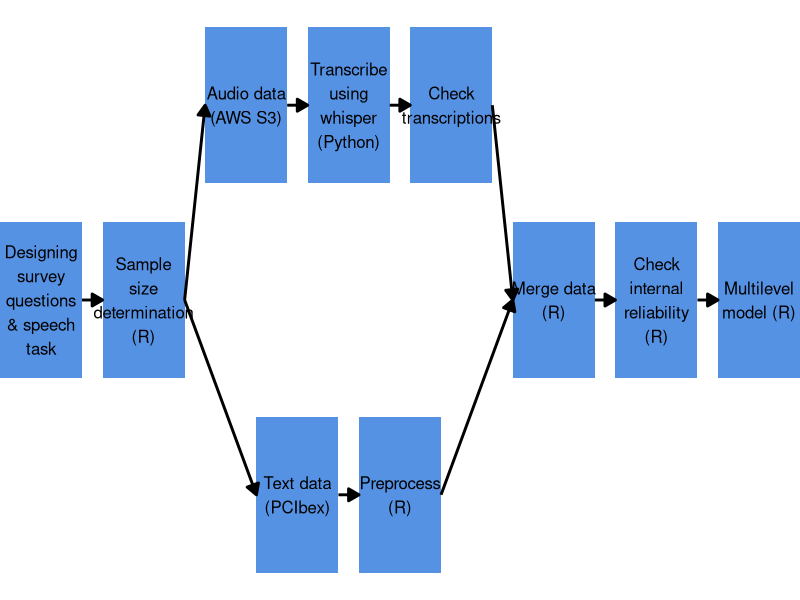

This figure's R source:
## ---- chunk 1
#| label: setup

library(tidyverse)  # general data wrangling and plots
library(igraph)  # calculate flowchart positions
library(RColorBrewer)  # color scheme

theme_blue <- "#5692e4"  # revealjs theme blue
## ---- chunk 2
#| label: pipeline-data

# calculate data structure for flowchart using this tutorial:
# https://www.r-bloggers.com/2022/06/creating-flowcharts-with-ggplot2/
pipeline_start <- tribble(
  ~from, ~to,
  "Designing survey questions & speech task", "Sample size determination (R)",
  "Sample size determination (R)", "Text data (PCIbex)",
  "Sample size determination (R)", "Audio data (AWS S3)",
  "Text data (PCIbex)", "Preprocess (R)",
  "Audio data (AWS S3)", "Transcribe using whisper (Python)",
  "Transcribe using whisper (Python)", "Check transcriptions",
  "Preprocess (R)", "Merge data (R)",
  "Check transcriptions", "Merge data (R)",
  "Merge data (R)", "Check internal reliability (R)",
  "Check internal reliability (R)", "Multilevel model (R)"
)

pipeline_graph <- graph_from_data_frame(pipeline_start, directed = TRUE)
pipeline_tree <-  layout_as_tree(pipeline_graph)

pipeline_nodes <- pipeline_tree |>
  as_tibble(.name_repair = "unique") |>
  rename(y = 1, x = 2) |>
  mutate(
    label = vertex_attr(pipeline_graph, "name"),
    x = x * -1,
    xmin = x - 0.4,
    xmax = x + 0.4,
    ymin = y - 0.2,
    ymax = y + 0.2
  ) |>
  relocate(c(label, x, y), .before = 0) |>
  mutate(across(
    starts_with("y"),
    \(x) ifelse(
      str_detect(label, "(Merge)|(internal)|(Multilevel)"),
      x + 0.5, x
    )
  )) |>
  mutate(across(
    starts_with("x"),
    \(x) case_when(
      str_detect(label, "(Merge)|(internal)|(Multilevel)") ~ x + 1,
      str_detect(label, "(Text)|(Preprocess)") ~ x + 0.5,
      .default = x
    )
  ))

pipeline_edges <- pipeline_start |>
  mutate(id = row_number()) |>
  pivot_longer(cols = c("from", "to"), names_to = "s_e", values_to = "label") |>
  left_join(pipeline_nodes, by = "label") |>
  mutate(x = ifelse(s_e == "from", xmax, xmin)) |>
  select(id, s_e, x, y)
## ---- chunk 3
#| label: pipeline-plot-1
#| fig-width: 10

ggplot() +
  geom_rect(
    data = pipeline_nodes,
    aes(xmin = xmin, ymin = ymin, xmax = xmax, ymax = ymax),
    fill = theme_blue
  ) +
  geom_text(
    data = pipeline_nodes,
    aes(x = x, y = y, label = str_wrap(label, 10)),
    size = 4.25
  ) +
  geom_path(
    data = pipeline_edges,
    aes(x = x, y = y, group = id),
    linewidth = 1,
    arrow = arrow(length = unit(0.02, "snpc"), type = "closed")
  ) +
  scale_x_continuous(expand = c(0, 0)) +
  theme_void()
